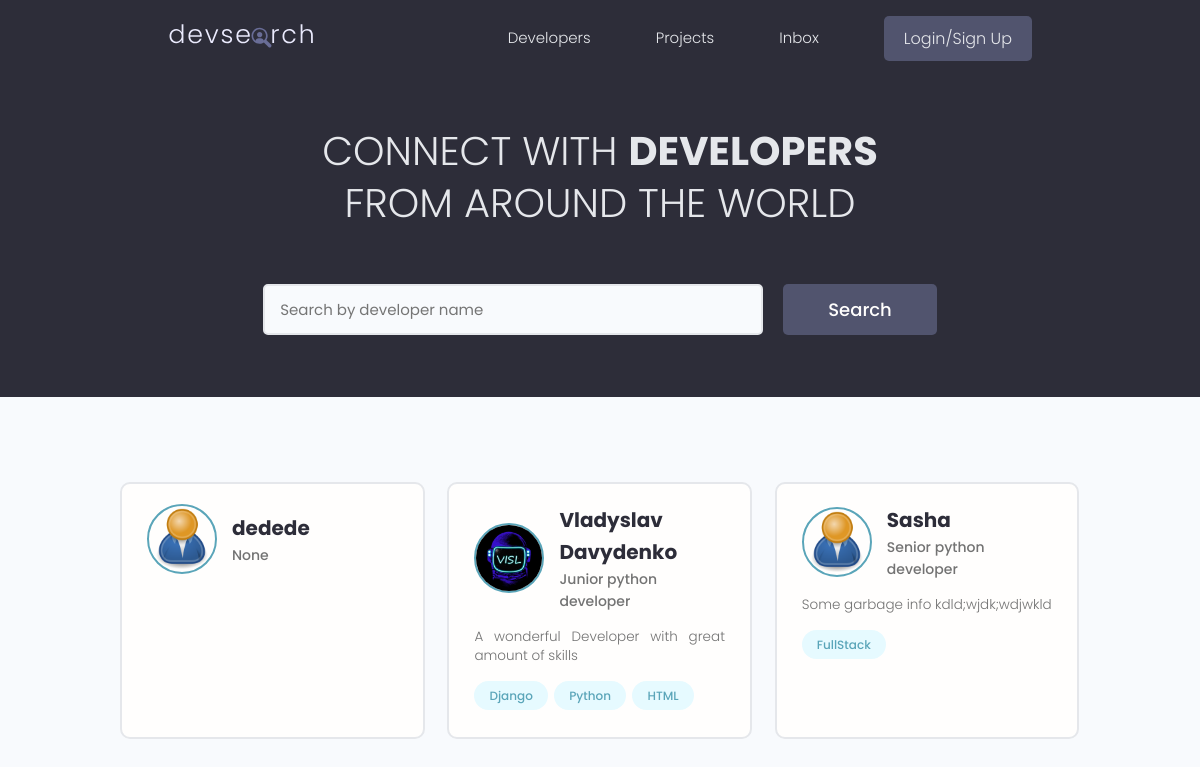
The page / on the database its author committed.
### users/models.py (models this page shows, shortened)
class Profile(models.Model):
    user = models.OneToOneField(User, on_delete=models.CASCADE, null=True, blank=True)
    name = models.CharField(max_length=200, blank=True, null=True)
    email = models.EmailField(max_length=500, blank=True, null=True)
    username = models.CharField(max_length=200, blank=True, null=True)
    location = models.CharField(max_length=200, blank=True, null=True)
    short_intro = models.CharField(max_length=200, blank=True, null=True)
    bio = models.TextField(blank=True, null=True)
    profile_image = models.ImageField(null = True, blank=True, upload_to='profiles/', default= 'profiles/user-default.png')
    social_github = models.CharField(max_length=200, blank=True, null=True)
    social_stackoverflow = models.CharField(max_length=200, blank=True, null=True)
    social_twitter = models.CharField(max_length=200, blank=True, null=True)
    social_linkedin = models.CharField(max_length=200, blank=True, null=True)
    social_website = models.CharField(max_length=200, blank=True, null=True)
    id = models.UUIDField(default=uuid.uuid4, unique=True, primary_key=True, editable=False)

class Skill(models.Model):
    owner = models.ForeignKey(Profile, on_delete=models.CASCADE, null=True, blank=True)
    name = models.CharField(max_length=200, blank=True, null=True)
    description = models.TextField(blank=True, null=True)
    id = models.UUIDField(default=uuid.uuid4, unique=True, primary_key=True, editable=False)
    def __str__(self):
        return str(self.name)

### users/views.py (the view)
# urls.py: path('', views.profiles, name='profiles'),
def profiles(request):
    profiles, search_query = searchProfiles(request)
    custom_range, profiles = paginateProfiles(request, profiles, 6)
    context = {'profiles': profiles,  'search_query': search_query, 'custome_range': custom_range}
    return render(request, 'users/profiles.html', context)

### users/utils.py (called while the page is built)
def paginateProfiles(request, profiles, results):
    page = request.GET.get('page')
    paginator = Paginator(profiles, results)
    try:
        profiles = paginator.page(page)
    except PageNotAnInteger:
        page = 1
        profiles = paginator.page(page)
    except EmptyPage:
        page = paginator.num_pages
        profiles = paginator.page(page)
    leftIndex = (int(page) - 4)
    if leftIndex < 1:
        leftIndex = 1
    rightIndex = (int(page) + 5)
    if rightIndex > paginator.num_pages:
        rightIndex = paginator.num_pages + 1
    custom_range = range(leftIndex, rightIndex)
    return custom_range, profiles

def searchProfiles(request):
    search_query = ''
    if request.GET.get('search_query'):
        search_query = request.GET.get('search_query')
    skills = Skill.objects.filter(name__icontains=search_query)
    profiles = Profile.objects.distinct().filter(
        Q(name__icontains=search_query) |
        Q(short_intro__icontains=search_query)|
        Q(skill__in=skills)
        )
    return profiles, search_query

### users/templates/users/profiles.html (shortened to what this page needs)
{% extends 'main.html' %}
{% block content%}
<main class="home">
    <section class="hero-section text-center">
      <div class="container container--narrow">
        <div class="hero-section__box">
          <h2>CONNECT WITH <span>DEVELOPERS</span></h2>
          <h2>FROM AROUND THE WORLD</h2>
        </div>
        <div class="hero-section__search">
          <form id="searchForm" class="form" action="{% url 'profiles' %}" method="get">
            <div class="form__field">
              <input class="input input--text" id="formInput#search" type="text" name="search_query"
                value="{{search_query}}" placeholder="Search by developer name" />
            </div>
            <input class="btn btn--sub btn--lg" type="submit" value="Search" />
          </form>
        </div>
      </div>
    </section>
    <section class="devlist">
      <div class="container">
        <div class="grid grid--three">
          {% for profile in profiles %}
          <div class="column card">
            <div class="dev">
              <a href="{% url 'user-profile' profile.id %}" class="card__body">
                <div class="dev__profile">
                  <img class="avatar avatar--md" src="{{profile.profile_image.url}}" alt="image" />
                  <div class="dev__meta">
                    <h3>{{profile.name}}</h3>
                    <h5>{{profile.short_intro|slice:"150"}}</h5>
                  </div>
                </div>
                <p class="dev__info">{{profile.bio|slice:"150"}}</p>
                <div class="dev__skills">
                  {% for skill in profile.skill_set.all|slice:"5"%}
                  <span class="tag tag--pill tag--main">
                    <small>{{skill}}</small>
                  </span>
                  {% endfor %}
                </div>
              </a>
            </div>
          </div>
          {% endfor %}
        </div>
      </div>
    </section>
  </main>
{% endblock content %}

### static/styles/app.css (style rules this page uses)
:root { --color-sub: #2d2d39; }
.btn--sub { background-color: var(--color-sub-light); }
.card { border: 2px solid var(--color-light); }
img { width: 100%; }
.hero-section { height: 40vh; display: flex; align-items: center; background-color: var(--color-sub); }
.hero-section__box { margin-bottom: 4rem; }
.hero-section__box > h2, .hero-section__box > h2 > span { font-size: 4rem; color: var(--color-light); line-height: 1.3; text-transform: uppercase; }
.hero-section__box > h2 { font-weight: 300; }
.hero-section__box > h2 > span { font-weight: 700; }
.hero-section__search > .form { display: flex; align-items: center; justify-content: center; gap: 2rem; }
.hero-section__search > .form input.input--text { width: 50rem; }
.devlist { margin-top: 8rem; }
.devlist .grid { align-items: stretch; }
.devlist .dev .dev__profile { display: flex; align-items: center; gap: 1.5rem; }
.devlist .dev .dev__meta h3 { color: var(--color-sub); font-size: 2rem; font-weight: 700; }
.devlist .dev .dev__meta h5 { color: var(--color-text); font-size: 1.4rem; font-weight: 500; }
.devlist .dev .dev__info { margin: 1.5rem 0; font-size: 1.35rem; line-height: 1.4; text-align: justify; }

### static/uikit/styles/modules/_variables.css (style rules this page uses)
:root { --color-main: #5aa5b9; --color-main-light: #e6faff; --color-sub: #3f4156; --color-sub-light: #51546e; --color-sub-lighter: #ededfd; --color-text: #737373; --color-gray: #8b8b8b; --color-light: #e5e7eb; --color-light-gray: #767676; --color-bg: #f8fafd; --color-white: #fffefd; --color-white-light: #f3f3f3; --color-success: #359e64; --color-success-bg: #def8e8; --color-error: #fc4b0b; --color-error-bg: #fff2ee; --font-base: 'Poppins', arial, helvetica, 'Segoe UI', roboto, ubuntu, sans-serif; --font-monospace: 'Fira Code', 'Courier New', courier, monospace; --font-regular: 300; --font-medium: 500; --font-bold: 700; --generic-shadow: 1px 1px 5px #00000010; --generic-transition: all 0.3s ease-in-out; }

### static/uikit/styles/modules/_base.css (style rules this page uses)
* { margin: 0; padding: 0; box-sizing: border-box; text-rendering: optimizeLegibility; color: inherit; font-size: inherit; }
html { font-size: 50%; }
@media only screen and (min-width: 480px) { html { font-size: 56.25%; } }
@media only screen and (min-width: 1200px) { html { font-size: 62.5%; } }
body { line-height: 1.6; font-weight: 400; font-size: 1.5rem; color: var(--color-text); background-color: var(--color-bg); min-height: 100vh; }

### static/uikit/styles/modules/_typography.css (style rules this page uses)
* { font-family: var(--font-base); }
h2 { font-size: 3.6rem; font-weight: var(--font-bold); }
h3 { font-size: 3.2rem; font-weight: var(--font-medium); }
h5 { font-size: 2.4rem; font-weight: var(--font-medium); }
h5, h6 { font-weight: var(--font-regular); }
p, span, strong { font-size: 1.6rem; color: var(--color-text); font-weight: var(--font-regular); }
a { padding-bottom: 2px; text-decoration: none; display: inline-block; color: var(--color-main); font-weight: var(--font-medium); }

### static/uikit/styles/modules/_utilities.css (style rules this page uses)
.container { width: 92%; max-width: 165rem; margin: 0 auto; box-sizing: border-box; }
.container--narrow { width: 92%; max-width: 120rem; }
@media screen and (min-width: 1000px) { .container { width: 90%; } }
@media screen and (min-width: 1000px) { .container--narrow { width: 85%; } }
@media screen and (min-width: 1200px) { .container { width: 80%; } }
@media screen and (min-width: 1200px) { .container--narrow { width: 72%; } }
.text-center { text-align: center; }

### static/uikit/styles/modules/_avatar.css (style rules this page uses)
.avatar { border-radius: 50%; border: 2px solid var(--color-main); object-fit: cover; }
.avatar--md { height: 7rem; width: 7rem; }

### static/uikit/styles/modules/_button.css (style rules this page uses)
.btn { display: inline-block; position: relative; cursor: pointer; background-color: var(--color-light); font-weight: var(--font-medium); color: var(--color-sub); text-decoration: none; padding: 1rem 2rem; border-radius: 0.5rem; border: none; width: -webkit-fit-content; width: -moz-fit-content; width: fit-content; height: -webkit-fit-content; height: -moz-fit-content; height: fit-content; font-size: 1.6rem; outline-width: 0; outline-color: transparent; -webkit-backface-visibility: hidden; backface-visibility: hidden; transition: all 0.3s ease-in-out; }
.btn--sub { background-color: var(--color-sub); color: var(--color-white); }
.btn--lg { font-size: 1.8rem; padding: 1.2rem 4.5rem; }

### static/uikit/styles/modules/_card.css (style rules this page uses)
.card { border-radius: 1rem; background-color: var(--color-white); border: 1.5px solid var(--color-light); width: auto; height: auto; margin-top: 0.5rem; margin-bottom: 0.5rem; overflow: hidden; }
.card__body, .card__header { padding: 2rem 2.5rem; }

### rows shown on the page
Profile: profile_image (placeholder picture), name "dedede", short_intro "None"
Profile: profile_image (picture), name "Vladyslav Davydenko", short_intro "Junior python developer", bio "A wonderful Developer with great amount of skills"
Skill: name "Django"
Skill: name "Python"
Skill: name "HTML"
Profile: profile_image (placeholder picture), name "Sasha", short_intro "Senior python developer", bio "Some garbage info kdld;wjdk;wdjwkld"
Skill: name "FullStack"
